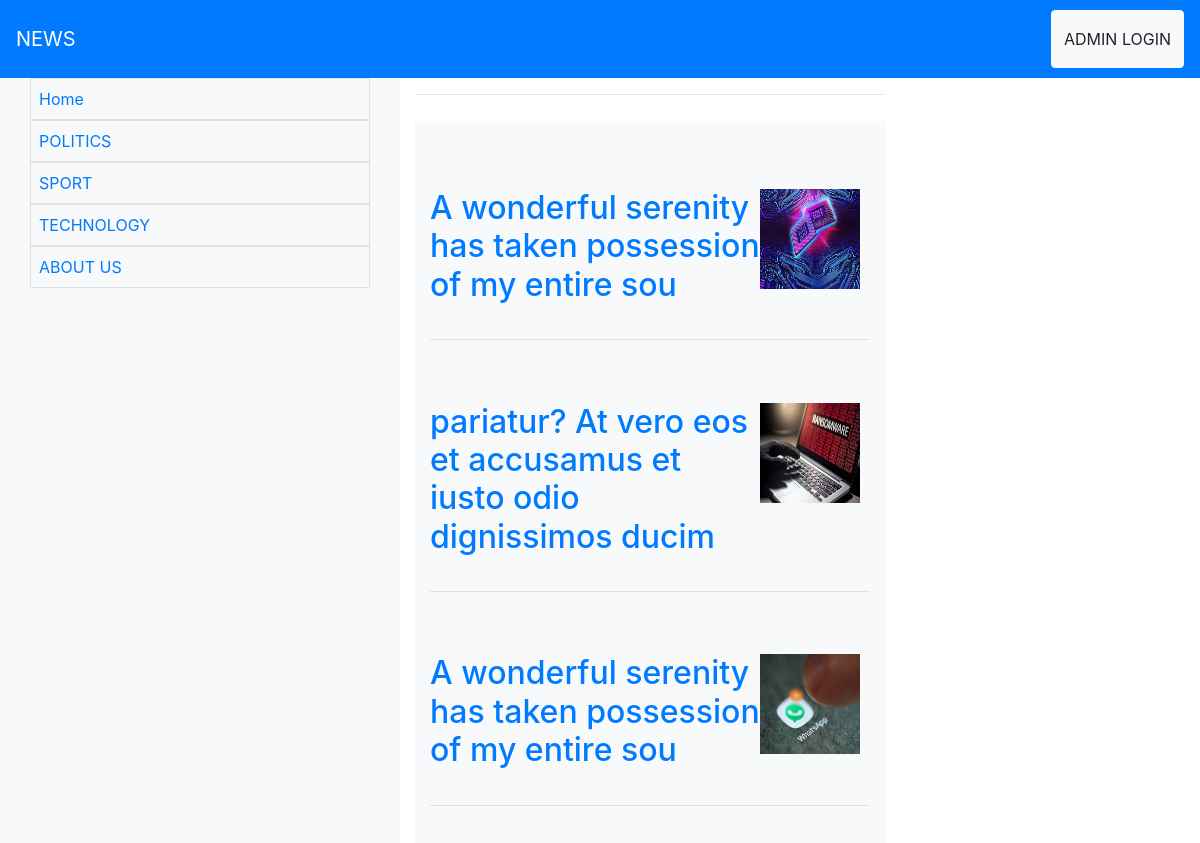
Screenshot of /technology.php with the database file from the repository.
### tables this page shows
CREATE TABLE `news` (
  `id` int(100) NOT NULL,
  `title` varchar(255) NOT NULL,
  `description` varchar(255) NOT NULL,
  `date` date NOT NULL,
  `category` varchar(100) NOT NULL,
  `thumbnail` varchar(255) NOT NULL,
  `admin` varchar(100) NOT NULL
);

### technology.php (the view, shortened to what this page needs)
 <?php
  require("db/connection.php");
 ?>
<!doctype html>
<html lang="en">
  <head>
<link rel="stylesheet" href="https://maxcdn.bootstrapcdn.com/bootstrap/4.5.2/css/bootstrap.min.css">
    <link href="style/index.css" rel="stylesheet">
  </head>
  <body>
<nav class="navbar navbar-expand-sm bg-primary navbar-dark justify-content-between">
  <a class="navbar-brand py-3" href="#">NEWS </a>
  <form class="form-inline">
   <a href="admin-panel.php" class="btn btn-light py-3">ADMIN LOGIN</a>
  </form>
</nav>
<div class="container-fluid">
          <div class="row">
         <div class="col-sm-3 col-md-6 col-lg-4 bg-light">
            <div class="d-flex flex-column bg-light container-fluid" id="dabo">
                <div class="port-item1 p-2 border ">
                    <a href="index.php"onclick="('Home');">Home</a>
                </div>
              <div class="port-item1 p-2 border ">
                <a href="politics.php"onclick="('Home');">POLITICS</a>
              </div>
               <div class="port-item1 p-2 border active">
                <a href="sport.php"onclick="('Home');">SPORT</a>
                </div>
               <div class="port-item1 p-2 border">
                <a href="technology.php"onclick="('Home');">TECHNOLOGY</a>
                </div>
               <div class="port-item1 p-2 border">
                <a href="content.php"onclick="('Home');">ABOUT US</a>
                </div>
            </div>
            </div>
           <div class="col-sm-3 col-md-6 col-lg-5">
            <hr>
             <div class="d-flex flex-column bg-light container-fluid" id="dabo2">
                   <?php
      $query=mysqli_query($conn,"select title,thumbnail from news value where category= 'TECHNOLOGY'");
       while ($row=mysqli_fetch_array($query)) {
            ?>
 <div class="row no-gutters">
      <div class="col-9 ">
      <a href="content.php"> <h2> <?php echo $row['title']; ?></h2></a>
      </div>
      <div class="col-3">
         <img class="image-container" src="images/<?php echo $row['thumbnail'];?>" alt="Generic placeholder image">
      </div>
    </div>
      <hr class="featurette-divider">
      <?php  } ?>
    </div>
  </div>
        </div>
        </div>
  </body>
</html>

### style/index.css (style rules this page uses)
.featurette-divider { margin: 1.7rem 0; }
@media (min-width: 768px) { .col-9 { margin-top: 25px; } }
@media (min-width: 768px) { .col-3 { margin-top: 25px; width: 100px; height: 100px; position: relative; } }
.image-container { width: 100px; height: 100px; position: relative; }
.col-3 img { max-height: 100%; max-width: 100%; }
hr { height: 10px; }

### rows the page displays
news: title "A wonderful serenity has taken possession of my entire sou", thumbnail (picture)
news: title "pariatur? At vero eos et accusamus et iusto odio dignissimos ducim", thumbnail (picture)
news: title "A wonderful serenity has taken possession of my entire sou", thumbnail (picture)
